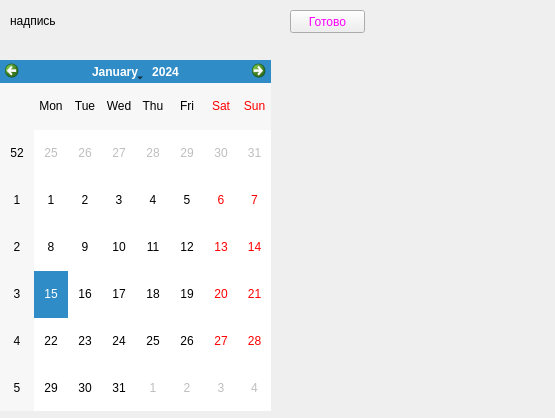
<?xml version="1.0" encoding="UTF-8"?>
<ui version="4.0">
 <class>MainWindow</class>
 <widget class="QMainWindow" name="MainWindow">
  <property name="geometry">
   <rect>
    <x>0</x>
    <y>0</y>
    <width>555</width>
    <height>418</height>
   </rect>
  </property>
  <property name="windowTitle">
   <string>MainWindow</string>
  </property>
  <widget class="QWidget" name="centralwidget">
   <widget class="QLabel" name="label">
    <property name="geometry">
     <rect>
      <x>10</x>
      <y>0</y>
      <width>291</width>
      <height>41</height>
     </rect>
    </property>
    <property name="styleSheet">
     <string notr="true">font: 26pt &quot;MS Shell Dlg 2&quot;;</string>
    </property>
    <property name="text">
     <string>надпись</string>
    </property>
   </widget>
   <widget class="QPushButton" name="gotovo_btn">
    <property name="geometry">
     <rect>
      <x>290</x>
      <y>10</y>
      <width>75</width>
      <height>23</height>
     </rect>
    </property>
    <property name="styleSheet">
     <string notr="true">color: rgb(255, 0, 255);
font: 75 14pt &quot;MS Shell Dlg 2&quot;;
</string>
    </property>
    <property name="text">
     <string>Готово</string>
    </property>
   </widget>
   <widget class="QWidget" name="verticalLayoutWidget">
    <property name="geometry">
     <rect>
      <x>270</x>
      <y>50</y>
      <width>301</width>
      <height>361</height>
     </rect>
    </property>
    <layout class="QVBoxLayout" name="verticalLayout">
     <item>
      <widget class="QLabel" name="hw_label">
       <property name="sizePolicy">
        <sizepolicy hsizetype="Minimum" vsizetype="Minimum">
         <horstretch>0</horstretch>
         <verstretch>0</verstretch>
        </sizepolicy>
       </property>
       <property name="styleSheet">
        <string notr="true">font: 12pt &quot;MS Shell Dlg 2&quot;;</string>
       </property>
       <property name="text">
        <string/>
       </property>
      </widget>
     </item>
    </layout>
   </widget>
   <widget class="QCalendarWidget" name="calendarWidget">
    <property name="geometry">
     <rect>
      <x>0</x>
      <y>60</y>
      <width>271</width>
      <height>351</height>
     </rect>
    </property>
    <property name="sizePolicy">
     <sizepolicy hsizetype="Minimum" vsizetype="Minimum">
      <horstretch>0</horstretch>
      <verstretch>0</verstretch>
     </sizepolicy>
    </property>
   </widget>
  </widget>
 </widget>
 <resources/>
 <connections/>
</ui>
